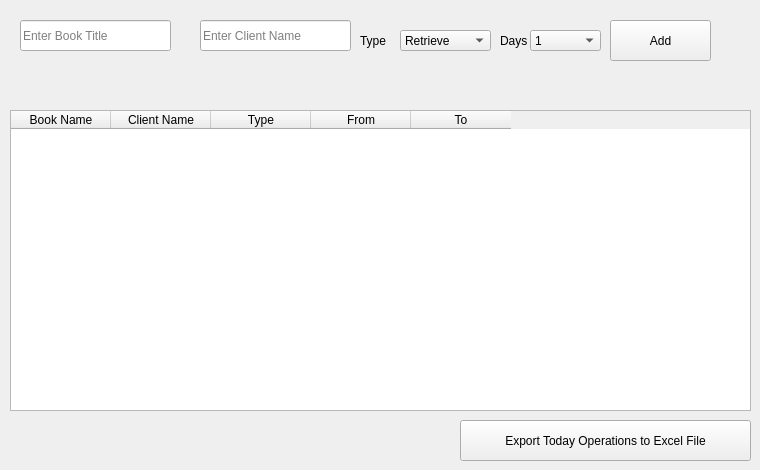
    <widget class="QWidget" name="tab">
     <attribute name="title">
      <string>Tab 1</string>
     </attribute>
     <widget class="QTableWidget" name="tableWidget_2">
      <property name="geometry">
       <rect>
        <x>10</x>
        <y>110</y>
        <width>741</width>
        <height>301</height>
       </rect>
      </property>
      <column>
       <property name="text">
        <string>Book Name</string>
       </property>
      </column>
      <column>
       <property name="text">
        <string>Client Name</string>
       </property>
      </column>
      <column>
       <property name="text">
        <string>Type</string>
       </property>
      </column>
      <column>
       <property name="text">
        <string>From</string>
       </property>
      </column>
      <column>
       <property name="text">
        <string>To</string>
       </property>
      </column>
     </widget>
     <widget class="QLabel" name="label_3">
      <property name="geometry">
       <rect>
        <x>500</x>
        <y>30</y>
        <width>31</width>
        <height>21</height>
       </rect>
      </property>
      <property name="text">
       <string>Days</string>
      </property>
     </widget>
     <widget class="QComboBox" name="comboBox_3">
      <property name="geometry">
       <rect>
        <x>530</x>
        <y>30</y>
        <width>71</width>
        <height>21</height>
       </rect>
      </property>
      <item>
       <property name="text">
        <string>1</string>
       </property>
      </item>
      <item>
       <property name="text">
        <string>2</string>
       </property>
      </item>
      <item>
       <property name="text">
        <string>3</string>
       </property>
      </item>
      <item>
       <property name="text">
        <string>4</string>
       </property>
      </item>
      <item>
       <property name="text">
        <string>5</string>
       </property>
      </item>
      <item>
       <property name="text">
        <string>6</string>
       </property>
      </item>
      <item>
       <property name="text">
        <string>7</string>
       </property>
      </item>
      <item>
       <property name="text">
        <string>8</string>
       </property>
      </item>
      <item>
       <property name="text">
        <string>9</string>
       </property>
      </item>
      <item>
       <property name="text">
        <string>10</string>
       </property>
      </item>
      <item>
       <property name="text">
        <string>11</string>
       </property>
      </item>
      <item>
       <property name="text">
        <string>12</string>
       </property>
      </item>
     </widget>
     <widget class="QLabel" name="label_4">
      <property name="geometry">
       <rect>
        <x>360</x>
        <y>30</y>
        <width>41</width>
        <height>21</height>
       </rect>
      </property>
      <property name="text">
       <string>Type</string>
      </property>
     </widget>
     <widget class="QComboBox" name="comboBox_4">
      <property name="geometry">
       <rect>
        <x>400</x>
        <y>30</y>
        <width>91</width>
        <height>21</height>
       </rect>
      </property>
      <item>
       <property name="text">
        <string>Retrieve</string>
       </property>
      </item>
      <item>
       <property name="text">
        <string>Rent</string>
       </property>
      </item>
     </widget>
     <widget class="QLineEdit" name="lineEdit_2">
      <property name="geometry">
       <rect>
        <x>20</x>
        <y>20</y>
        <width>151</width>
        <height>31</height>
       </rect>
      </property>
      <property name="placeholderText">
       <string>Enter Book Title</string>
      </property>
     </widget>
     <widget class="QPushButton" name="pushButton_7">
      <property name="geometry">
       <rect>
        <x>610</x>
        <y>20</y>
        <width>101</width>
        <height>41</height>
       </rect>
      </property>
      <property name="text">
       <string>Add</string>
      </property>
     </widget>
     <widget class="QLineEdit" name="lineEdit_29">
      <property name="geometry">
       <rect>
        <x>200</x>
        <y>20</y>
        <width>151</width>
        <height>31</height>
       </rect>
      </property>
      <property name="placeholderText">
       <string>Enter Client Name</string>
      </property>
     </widget>
     <widget class="QPushButton" name="pushButton_29">
      <property name="geometry">
       <rect>
        <x>460</x>
        <y>420</y>
        <width>291</width>
        <height>41</height>
       </rect>
      </property>
      <property name="text">
       <string>Export Today Operations to Excel File</string>
      </property>
     </widget>
    </widget>
